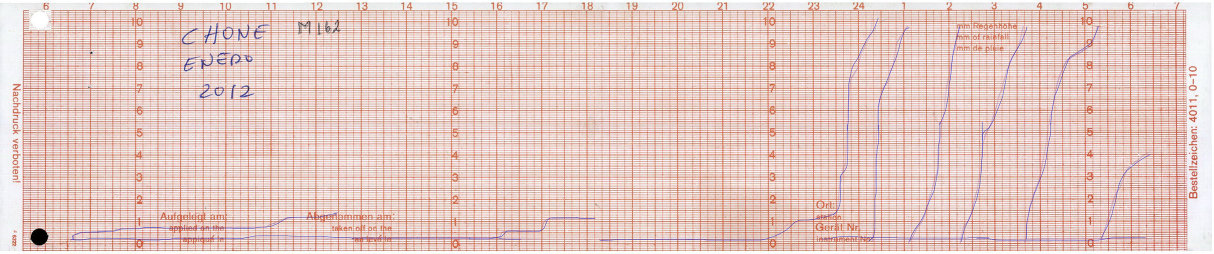
#> input picture BackEnd/Api/m162-01-04-2012-editada-little.png, 2428 x 507 px (shown at 1/2 size)
$ python -i digitalizacion.py   (imports and definitions only)
#> lines starting #> are read from the running program, lines starting #| are printed output that depends on the picture; after the words box and inside, x2 and y2 are one past the last pixel; in counts of white or black regions, pixels touching at a corner belong together
import numpy as np
from skimage import exposure
import cv2
from datetime import time, timedelta, datetime
from math import modf

def saveImg(name,img):
	cv2.imwrite('/digitalizacion/{}.png'.format(name),img)

def openImg(route):
	img=cv2.imread(route)
	return img

#pytesseract.pytesseract.tesseract_cmd = r'D:/Aharon/Programas instalados/Tesseract-OCR/tesseract.exe'

def identify_pluviogram_by_color(img,lim1,lim2):
	gamma_corrected = exposure.adjust_gamma(img,2)
	imgHSV = cv2.cvtColor(img,cv2.COLOR_BGR2HSV)
	p2,p98 = np.percentile(imgHSV,(2,98))
	img_rescale = exposure.rescale_intensity(imgHSV,in_range=(p2,p98))
	maskblue =cv2.inRange(img_rescale,lim1,lim2)
	kernel = np.ones((1,1),np.uint8)
	maskblue = cv2.morphologyEx(maskblue,cv2.MORPH_CLOSE,kernel)
	maskblue = cv2.morphologyEx(maskblue,cv2.MORPH_OPEN,kernel)
	maskImg = cv2.bitwise_and(img,img,mask=maskblue)
	return maskImg


def binarization(img,param):
	img = cv2.cvtColor(img, cv2.COLOR_BGR2GRAY)
	mask=img >param
	img[mask] = 0
	return img

def resize(img,scale):
	scale_percent = scale/100 # percent of original size
	width = int(img.shape[1] * scale_percent)
	height = int(img.shape[0] * scale_percent)
	dim = (width, height)
	return cv2.resize(img,dim)

def imageWithoutGrids(img):
	limInferior=np.array([90,40,20],np.uint8)
	limSuperior=np.array([150,255,250],np.uint8)
	imgarray= np.array(img)
	img=identify_pluviogram_by_color(imgarray,limInferior,limSuperior)
	return img


#----------------
#cv2.imshow("pluviograma",img)
#cv2.waitKey()
#cv2.destroyAllWindows()
#----------------

#Detección de colores en OpenCV
#-- Transformación de imagen RGB a HSV para intensificar colores
#Procesamiento a través de Skimage

#Analisis de imágen con tesseract
#-- Extracción de texto de la imágen

#Ojito : metodología tidyverse


def identifyUpperLimit(img):
	orgImg=img
	img = binarization(img,170)
	nRow , nCol = img.shape
	nRow_range = nRow/12
	img= img[0:int(nRow_range)]
	stripe_large=0
	last_index=0
	for i in range(int(nRow_range)):
		limit = np.count_nonzero(img[i])
		if( limit > stripe_large ):
			stripe_large = limit
			last_index=i
	return last_index

def identifyLowerLimit(img):
	orgImg=img
	img = binarization(img,170)
	nRow , nCol = img.shape
	nRow_range = nRow/20
	begin_index= int(18*(nRow_range))
	img= img[begin_index:]
	stripe_large=0
	index=0
	for i,e in reversed(list(enumerate(img))):
		limit = np.count_nonzero(e)
		if( limit > int(nCol/2) ):
			stripe_large = limit
			index = i+begin_index
			return index

def identifyLeftLimit(img):
	img= img[identifyUpperLimit(img):identifyLowerLimit(img)]
	img = binarization(img,200)
	firstRow = img[0]
	for i,e in list(enumerate(firstRow)):
		if e != 0:
			return i

def identifyRightLimit(img):
	img= img[identifyUpperLimit(img):identifyLowerLimit(img)]
	img = binarization(img,200)
	firstRow = img[0]
	for i,e in reversed(list(enumerate(firstRow))):
		if e != 0:
			return i

def identifyLimits(img):
	upperLimit=identifyUpperLimit(img)
	lowerLimit=identifyLowerLimit(img)
	leftLimit=identifyLeftLimit(img)
	rightLimit= identifyRightLimit(img)
	return lowerLimit,upperLimit,leftLimit,rightLimit

def calculatePrecipitationRel(max_precipitation,min_precipitation,height):
	totPrepModel = max_precipitation + abs(min_precipitation)
	return height/totPrepModel

def calculatedPrecipitation(pixel, relation, max_precipitation, min_precipitation):
	precipitation = (pixel * (1/relation))
	return (max_precipitation -precipitation)

def hoursToMinutes(hours:int):
	return hours*60

def hoursToSeconds(hours:int):
	return hours*60*60

def minutesToSeconds(minutes: int):
	return minutes*60

def secondsToMinutes(seconds: int):
	return seconds/60

def TotalSeconds(hours, minutes,seconds):
	return hoursToSeconds(hours) + minutesToSeconds(minutes) + seconds

def totalMinutes(hours, minutes,seconds):
	return hoursToMinutes(hours) + minutes + secondsToMinutes(seconds)

def minutesToHours(minutes : int)-> float:
	return minutes/60

# [13 lines left out: functions minutesAndHour, calculateTimeRel, not called in this run]

def calculateTime(pixel,relation, min_time):
	return (pixel* 1/relation) + totalMinutes(min_time.hour, min_time.minute, min_time.second)

# [4 lines left out: function timeFormat, not called in this run]

def prepareImg(img):
	img= limitImage(img)
	img = resize(img,100)
	img = imageWithoutGrids(img)
	img = binarization(img,200)
	return img
#Start : first time when the digitalization have to calculate precipitation, it is a station data
# [53 lines left out: functions digitalization, isAcceptable, not called in this run]


def limitImage(img):
	lower_limit,upper_limit,left_Limit,right_limit= identifyLimits(img)
	img= img[upper_limit:lower_limit,left_Limit:right_limit]
	return img

# [19 lines left out: functions changeRange, showImg, not called in this run]


# [10 lines of commented-out code are left out]

>>> import cv2
>>> picture = cv2.imread('m162-01-04-2012-editada-little.png')
#> picture is the input picture: shape (507, 2428, 3); mean B, G, R 194.8, 201.5, 229.2
>>> result = prepareImg(picture)
#> in binarization, `mask=img >param`:
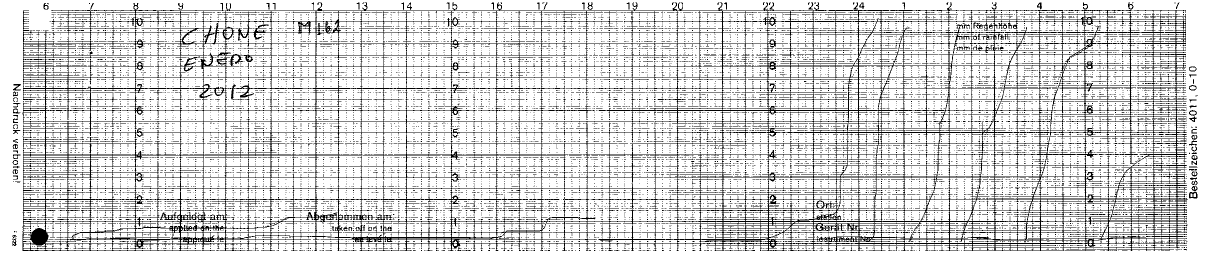
#> mask: shape (507, 2428) bool (shown at 1/2 size); 83.5% white; black in thin lines or dots
#> in binarization, `img[mask] = 0`:
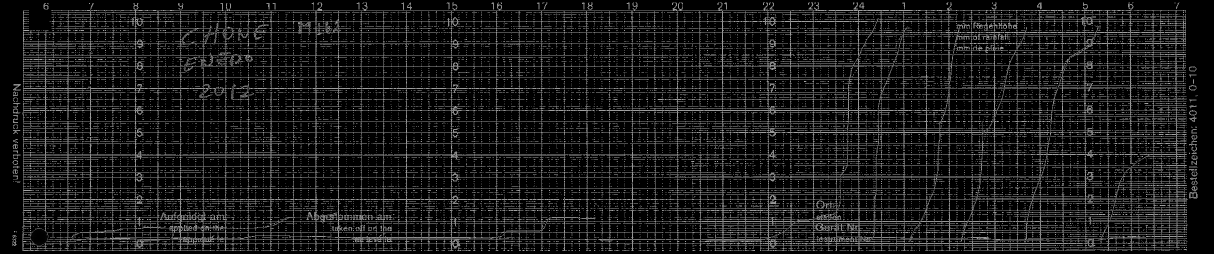
#> img: shape (507, 2428) (shown at 1/2 size); min 0, max 170, mean 24.6
#> the loop in identifyUpperLimit, `for i in range(int(nRow_range)):` made 42 passes
#> (limit, stripe_large) on passes 6, 7, 21, 22: (160, 160), (197, 197), (842, 842), (1913, 1913)
#> limit on passes 1, 2, 3, 4, 5, 8: 0, 0, 0, 0, 0, 170
#> after the loop in identifyUpperLimit, `for i in range(int(nRow_range)):`: last_index = 21; stripe_large = 1913
#> in identifyLimits, `upperLimit=identifyUpperLimit(img)`: upperLimit = 21
#> the loop in identifyLowerLimit, `for i,e in reversed(list(enumerate(img))):` made 20 passes
#> (i, limit, stripe_large, index) on pass 20: (31, 2167, 2167, 487)
#> (i, limit) on passes 1 to 6: (50, 0), (49, 0), (48, 0), (47, 0), (46, 0), (45, 1052)
#> in identifyLimits, `lowerLimit=identifyLowerLimit(img)`: lowerLimit = 487
#> the loop in identifyUpperLimit (call 2), `for i in range(int(nRow_range)):` made 42 passes
#> limit on passes 1, 2, 3, 4, 5, 8, 9, 10, 11, 12, 13, 14: 0, 0, 0, 0, 0, 170, 140, 142, 146, 141, 130, 127
#> in binarization (call 5), `mask=img >param`:
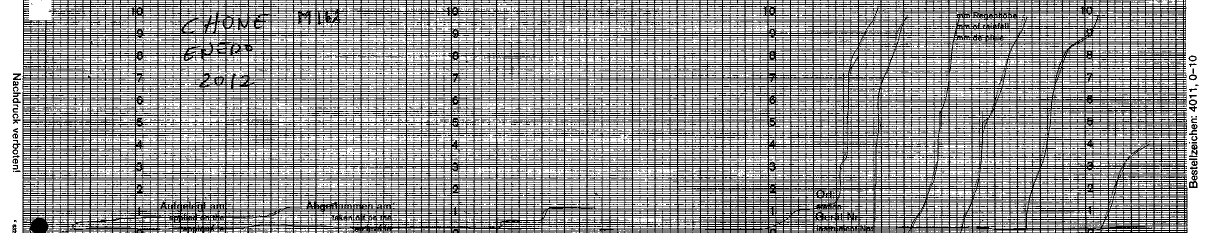
#> mask: shape (466, 2428) bool (shown at 1/2 size); 60.7% white; black in thin lines or dots
#> in binarization (call 5), `img[mask] = 0`:
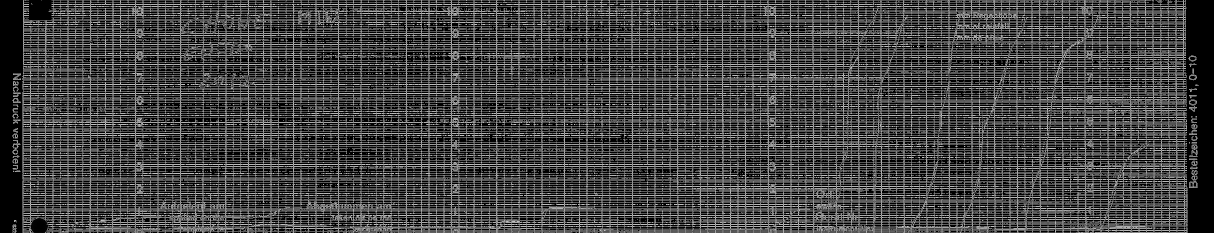
#> img: shape (466, 2428) (shown at 1/2 size); min 0, max 200, mean 66.9
#> in identifyLeftLimit, `firstRow = img[0]`: firstRow = 2428 values, max 200 at index 2294, min 0 at index 0, mean 140.2
#> the loop in identifyLeftLimit, `for i,e in list(enumerate(firstRow)):` made 47 passes
#> in identifyLimits, `leftLimit=identifyLeftLimit(img)`: leftLimit = 46
#> the loop in identifyRightLimit, `for i,e in reversed(list(enumerate(firstRow))):` made 57 passes
#> (i, e) on passes 1 to 12: (2427, 0), (2426, 0), (2425, 0), (2424, 0), (2423, 0), (2422, 0), (2421, 0), (2420, 0), (2419, 0), (2418, 0), (2417, 0), (2416, 0)
#> in identifyLimits, `rightLimit= identifyRightLimit(img)`: rightLimit = 2371
#> in limitImage, `lower_limit,upper_limit,left_Limit,right_limit= identifyLimits(img)`: lower_limit = 487; upper_limit = 21; left_Limit = 46; right_limit = 2371
#> in limitImage, `img= img[upper_limit:lower_limit,left_Limit:right_limit]`:
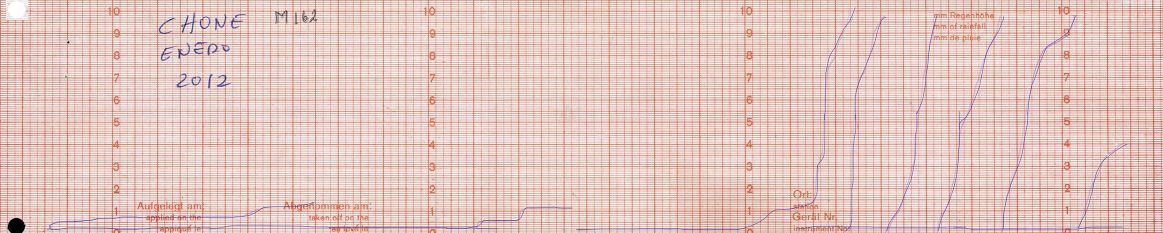
#> img: shape (466, 2325, 3) (shown at 1/2 size); mean B, G, R 191.4, 198.6, 228.4
#> in identify_pluviogram_by_color, `gamma_corrected = exposure.adjust_gamma(img,2)`:
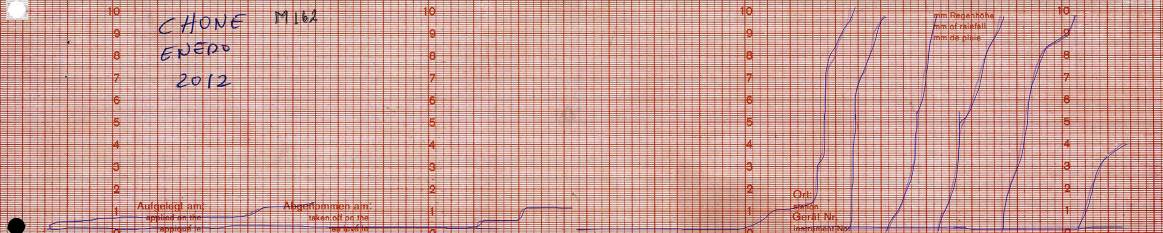
#> gamma_corrected: shape (466, 2325, 3) (shown at 1/2 size); mean B, G, R 152, 161.1, 206.8
#> in identify_pluviogram_by_color, `imgHSV = cv2.cvtColor(img,cv2.COLOR_BGR2HSV)`: imgHSV: shape (466, 2325, 3); mean H, S, V 44.1, 47.4, 229.7
#> in identify_pluviogram_by_color, `p2,p98 = np.percentile(imgHSV,(2,98))`: p2 = 2; p98 = 255
#> in identify_pluviogram_by_color, `img_rescale = exposure.rescale_intensity(imgHSV,in_range=(p2,p98))`: img_rescale: shape (466, 2325, 3); mean H, S, V 42.4, 45.4, 228.7
#> in identify_pluviogram_by_color, `maskblue =cv2.inRange(img_rescale,lim1,lim2)`: maskblue: shape (466, 2325); 0.99% white in thin lines or dots
#> in binarization (call 9), `mask=img >param`: mask: shape (466, 2325) bool; 0.01% white in thin lines or dots, all inside (x1, y1, x2, y2) = (127, 28, 2246, 460)
#> in binarization (call 9), `img[mask] = 0`:
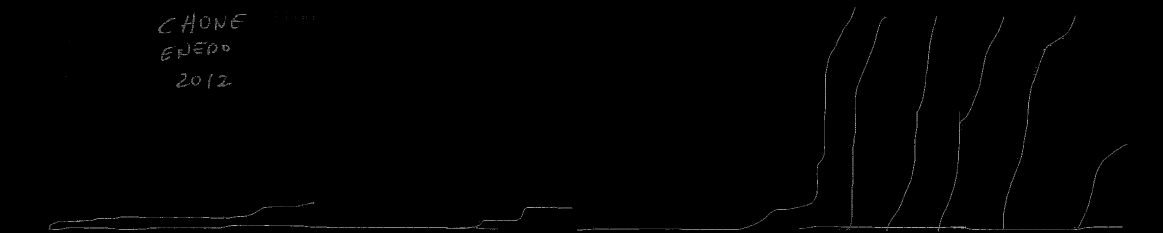
#> img: shape (466, 2325) (shown at 1/2 size); min 0, max 200, mean 1.2
